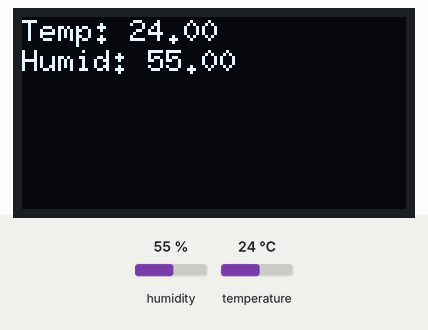
The sketch below on a simulated Arduino Uno, built with avr-gcc and run on an emulated ATmega328P. On the bench: 128×64 one-colour display. Inputs (shaded band) come from the test bench; at power-on: humidity 55 %, temperature 24 °C.

Above: at 1.2 s.
1.3 s: humidity set to 22 %
At 2.9 s:
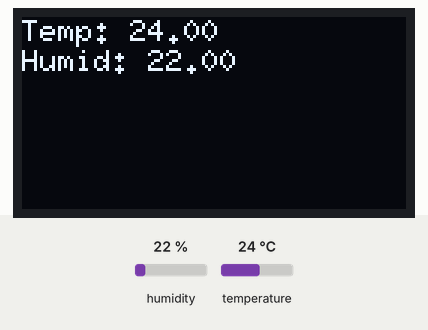
4.1 s: temperature set to 12 °C
At 5.7 s:
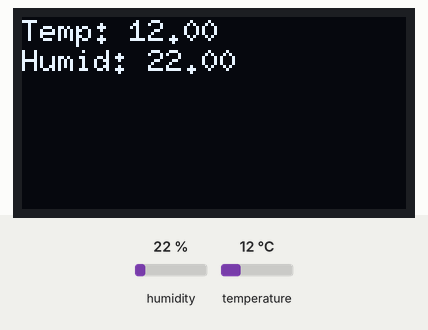
6.9 s: humidity set to 40 %
At 9.6 s:
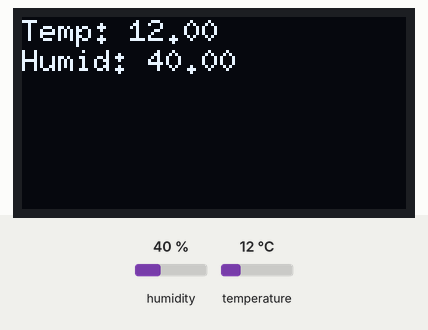
10.0 s: temperature set to 19 °C
Timing chart, 0 to 13.0 s (numbered marks = the images above; inputs shaded):
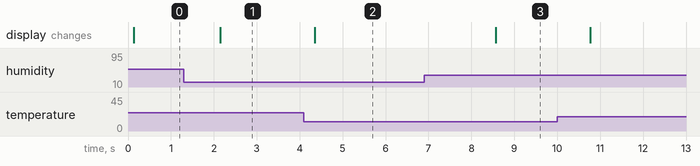

The sketch:

DHT11.ino
```cpp
/*
 * Generated using BlocklyDuino:
 *
 * https://github.com/MediaTek-Labs/BlocklyDuino-for-LinkIt
 *
 * Date: Sat, 02 Oct 2021 15:37:03 GMT
 */
/*  部份程式由吉哥積木產生  */
/*  https://sites.google.com/jes.mlc.edu.tw/ljj/linkit7697  */
#include "Wire.h"
#include "U8g2lib.h"
#include <DHT.h>

U8G2_SSD1306_128X64_NONAME_F_HW_I2C u8g2(U8G2_R0, /* reset=*/ U8X8_PIN_NONE);
int clock_center_x=64;
int clock_center_y=32;
DHT dht11_p10(10, DHT11);

void setup()
{
  u8g2.begin();
  u8g2.enableUTF8Print();
  u8g2.setFont(u8g2_font_6x10_tf);
  u8g2.setFontRefHeightExtendedText();
  u8g2.setDrawColor(1);
  u8g2.setFontPosTop();
  u8g2.setFontDirection(0);

  u8g2.clearDisplay();
  dht11_p10.begin();
}


void loop()
{
  u8g2.firstPage();
  do {
    u8g2.setCursor(0, 0);
    u8g2.print(String(String("Temp: ")+String(dht11_p10.readTemperature())).c_str());
    u8g2.setCursor(0, 10);
    u8g2.print(String(String("Humid: ")+String(dht11_p10.readHumidity())).c_str());

    u8g2.sendBuffer();
  } while (u8g2.nextPage());
  delay(100);
}
```

Measured:
- after the input at 1.3 s, the display: changes after 0.85 s (image 1)
- after the input at 4.1 s, the display: changes after 0.25 s (image 2)
- after the input at 6.9 s, the display: changes after 1.7 s (image 3)
